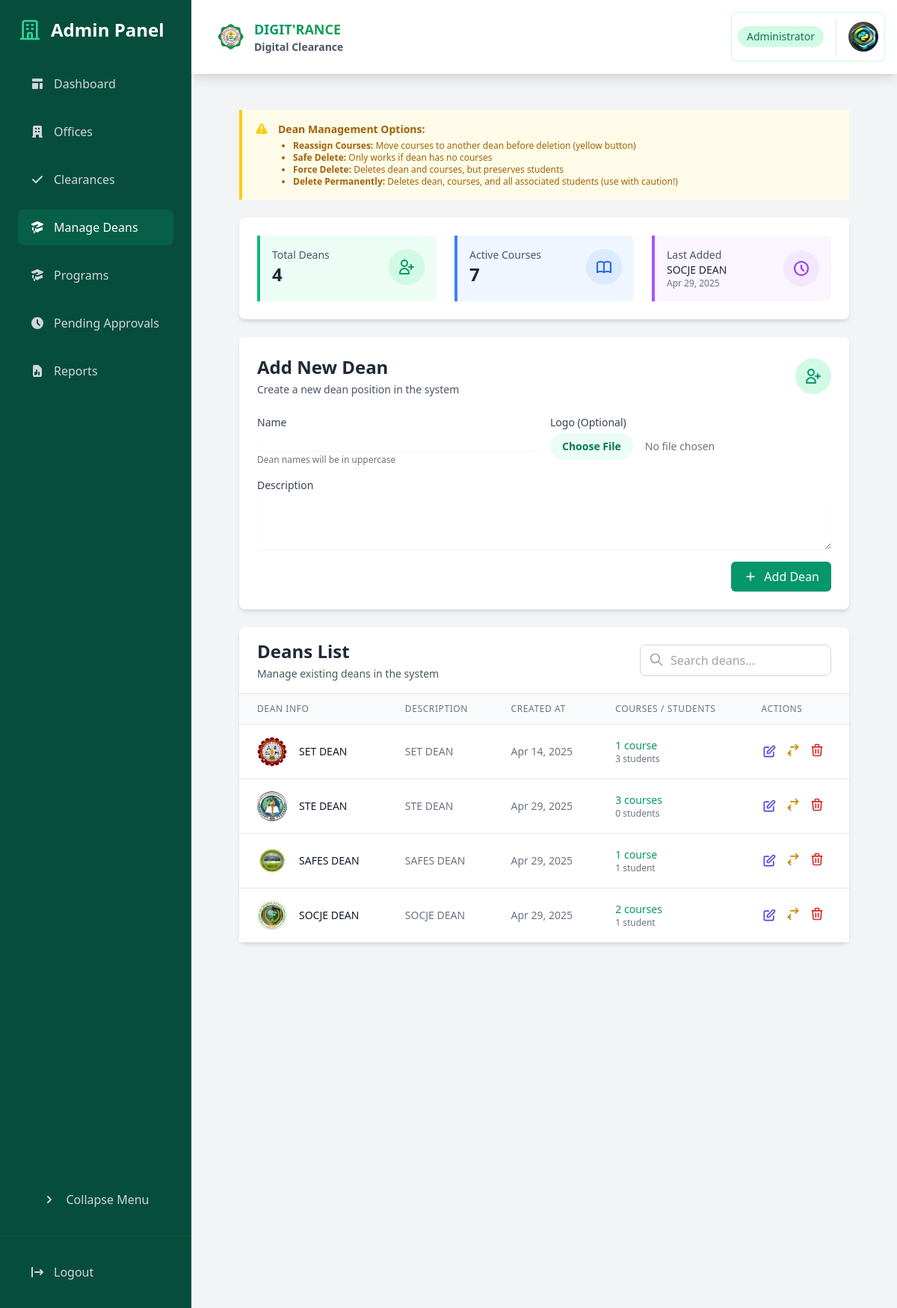
/dashboard/admin/deans/ (signed in), run on the app's committed database.
### core/models.py (models this page shows, shortened)
class Dean(models.Model):
    name = models.CharField(max_length=100, unique=True)
    logo = models.ImageField(upload_to='dean_logos/', blank=True, null=True)
    description = models.TextField(blank=True, null=True)
    created_at = models.DateTimeField(auto_now_add=True)

### core/views.py (the view, shortened to what this page needs)
# urls.py: path('dashboard/admin/deans/', views.admin_deans, name='admin_deans'),
@login_required
@user_passes_test(lambda u: u.is_superuser)
def admin_deans(request):
    deans = Dean.objects.all()
    total_courses = Course.objects.count()
    latest_dean = deans.order_by('-created_at').first() if deans.exists() else None
    for dean in deans:
        dean.course_count = dean.courses.count()
        dean.student_count = Student.objects.filter(course__dean=dean).count()
    return render(request, 'admin/deans.html', {
        'deans': deans,
        'total_courses': total_courses,
        'latest_dean': latest_dean
    })

### core/models.py (called while the page is built)
    def get_profile_picture_url(self):
        return self.profile_picture.url if self.profile_picture else static('img/default-profile.png')

### templates/admin/deans.html (shortened to what this page needs)
{% extends 'admin/base_admin.html' %}
{% block admin_content %}
<div class="space-y-6">
    <div class="bg-yellow-50 border-l-4 border-yellow-400 p-4 mb-4">
        <div class="flex">
            <div class="flex-shrink-0">
            </div>
            <div class="ml-3">
                <p class="text-sm text-yellow-700">
                    <strong>Dean Management Options:</strong>
                </p>
                <ul class="list-disc ml-5 text-xs text-yellow-700 mt-1">
                    <li><strong>Reassign Courses:</strong> Move courses to another dean before deletion (yellow button)</li>
                    <li><strong>Safe Delete:</strong> Only works if dean has no courses</li>
                    <li><strong>Force Delete:</strong> Deletes dean and courses, but preserves students</li>
                    <li><strong>Delete Permanently:</strong> Deletes dean, courses, and all associated students (use with caution!)</li>
                </ul>
            </div>
        </div>
    </div>
    <div class="bg-white rounded-lg shadow-md p-6">
        <div class="grid grid-cols-1 md:grid-cols-3 gap-6">
            <div class="border-l-4 border-emerald-500 bg-emerald-50 p-4 rounded-r-lg">
                <div class="flex items-center justify-between">
                    <div>
                        <p class="text-sm text-gray-600">Total Deans</p>
                        <h3 class="text-2xl font-bold text-gray-800">{{ deans.count }}</h3>
                    </div>
                    <div class="p-3 bg-emerald-100 rounded-full">
                        <svg class="w-6 h-6 text-emerald-600" fill="none" stroke="currentColor" viewBox="0 0 24 24">
                            <path stroke-linecap="round" stroke-linejoin="round" stroke-width="2" d="M18 9v3m0 0v3m0-3h3m-3 0h-3m-2-5a4 4 0 11-8 0 4 4 0 018 0zM3 20a6 6 0 0112 0v1H3v-1z" />
                        </svg>
                    </div>
                </div>
            </div>
            <div class="border-l-4 border-blue-500 bg-blue-50 p-4 rounded-r-lg">
                <div class="flex items-center justify-between">
                    <div>
                        <p class="text-sm text-gray-600">Active Courses</p>
                        <h3 class="text-2xl font-bold text-gray-800">{{ total_courses }}</h3>
                    </div>
                    <div class="p-3 bg-blue-100 rounded-full">
                    </div>
                </div>
            </div>
            <div class="border-l-4 border-purple-500 bg-purple-50 p-4 rounded-r-lg">
                <div class="flex items-center justify-between">
                    <div>
                        <p class="text-sm text-gray-600">Last Added</p>
                        <h3 class="text-sm font-medium text-gray-800">{{ latest_dean.name|default:"No deans yet" }}</h3>
                        {% if latest_dean %}
                        <p class="text-xs text-gray-500">{{ latest_dean.created_at|date:"M d, Y" }}</p>
                        {% endif %}
                    </div>
                    <div class="p-3 bg-purple-100 rounded-full">
                        <svg class="w-6 h-6 text-purple-600" fill="none" stroke="currentColor" viewBox="0 0 24 24">
                            <path stroke-linecap="round" stroke-linejoin="round" stroke-width="2" d="M12 8v4l3 3m6-3a9 9 0 11-18 0 9 9 0 0118 0z" />
                        </svg>
                    </div>
                </div>
            </div>
        </div>
    </div>
    <div class="bg-white rounded-lg shadow-md p-6 transform hover:shadow-lg transition-all duration-300">
        <div class="flex items-center justify-between mb-6">
            <div>
                <h2 class="text-2xl font-bold text-gray-800">Add New Dean</h2>
                <p class="text-sm text-gray-600 mt-1">Create a new dean position in the system</p>
            </div>
            <div class="p-3 bg-emerald-100 rounded-full">
                <svg class="w-6 h-6 text-emerald-600" fill="none" stroke="currentColor" viewBox="0 0 24 24">
                    <path stroke-linecap="round" stroke-linejoin="round" stroke-width="2" d="M18 9v3m0 0v3m0-3h3m-3 0h-3m-2-5a4 4 0 11-8 0 4 4 0 018 0zM3 20a6 6 0 0112 0v1H3v-1z" />
                </svg>
            </div>
        </div>
        <form method="POST" enctype="multipart/form-data" class="space-y-4">
            <div class="grid grid-cols-1 md:grid-cols-2 gap-4">
                <div>
                    <label for="name" class="block text-sm font-medium text-gray-700">Name</label>
                    <input type="text" name="name" id="name" required oninput="this.value = this.value.toUpperCase()"
                        class="mt-1 block w-full rounded-md border-gray-300 shadow-sm focus:border-emerald-500 focus:ring-emerald-500 transition-colors">
                    <p class="text-xs text-gray-500 mt-1">Dean names will be in uppercase</p>
                </div>
                <div>
                    <label for="logo" class="block text-sm font-medium text-gray-700">Logo (Optional)</label>
                    <input type="file" name="logo" id="logo" accept="image/*"
                        class="mt-1 block w-full text-sm text-gray-500 file:mr-4 file:py-2 file:px-4 file:rounded-full file:border-0 file:text-sm file:font-semibold file:bg-emerald-50 file:text-emerald-700 hover:file:bg-emerald-100">
                </div>
                <div class="md:col-span-2">
                    <label for="description" class="block text-sm font-medium text-gray-700">Description</label>
                    <textarea name="description" id="description" rows="3"
                        class="mt-1 block w-full rounded-md border-gray-300 shadow-sm focus:border-emerald-500 focus:ring-emerald-500 transition-colors"></textarea>
                </div>
            </div>
            <div class="flex justify-end mt-6">
                <button type="submit"
                    class="inline-flex items-center px-4 py-2 bg-emerald-600 text-white rounded-md hover:bg-emerald-700 focus:outline-none focus:ring-2 focus:ring-offset-2 focus:ring-emerald-500 transition-colors">
                    <svg class="w-5 h-5 mr-2" fill="none" stroke="currentColor" viewBox="0 0 24 24">
                        <path stroke-linecap="round" stroke-linejoin="round" stroke-width="2" d="M12 6v6m0 0v6m0-6h6m-6 0H6" />
                    </svg>
                    Add Dean
                </button>
            </div>
        </form>
    </div>
    <div class="bg-white rounded-lg shadow-md">
        <div class="px-6 py-4 border-b border-gray-200">
            <div class="flex items-center justify-between">
                <div>
                    <h2 class="text-2xl font-bold text-gray-800">Deans List</h2>
                    <p class="text-sm text-gray-600 mt-1">Manage existing deans in the system</p>
                </div>
                <div class="relative">
                    <input type="text" id="searchDeans" placeholder="Search deans..."
                        class="w-64 pl-10 pr-4 py-2 border border-gray-300 rounded-lg focus:outline-none focus:ring-2 focus:ring-emerald-500">
                    <div class="absolute left-3 top-2.5 text-gray-400">
                        <svg class="w-5 h-5" fill="none" stroke="currentColor" viewBox="0 0 24 24">
                            <path stroke-linecap="round" stroke-linejoin="round" stroke-width="2" d="M21 21l-6-6m2-5a7 7 0 11-14 0 7 7 0 0114 0z" />
                        </svg>
                    </div>
                </div>
            </div>
        </div>
        <div class="overflow-x-auto">
            <table class="min-w-full divide-y divide-gray-200">
                <thead class="bg-gray-50">
                    <tr>
                        <th class="px-6 py-3 text-left text-xs font-medium text-gray-500 uppercase tracking-wider">Dean Info</th>
                        <th class="px-6 py-3 text-left text-xs font-medium text-gray-500 uppercase tracking-wider">Description</th>
                        <th class="px-6 py-3 text-left text-xs font-medium text-gray-500 uppercase tracking-wider">Created At</th>
                        <th class="px-6 py-3 text-left text-xs font-medium text-gray-500 uppercase tracking-wider">Courses / Students</th>
                        <th class="px-6 py-3 text-left text-xs font-medium text-gray-500 uppercase tracking-wider">Actions</th>
                    </tr>
                </thead>
                <tbody class="bg-white divide-y divide-gray-200">
                    {% for dean in deans %}
                    <tr class="hover:bg-gray-50 transition-colors">
                        <td class="px-6 py-4 whitespace-nowrap">
                            <div class="flex items-center">
                                {% if dean.logo %}
                                <img src="{{ dean.logo.url }}" alt="{{ dean.name }}" class="h-10 w-10 rounded-full object-cover">
                                {% else %}
                                <div class="flex-shrink-0 h-10 w-10 bg-emerald-100 rounded-full flex items-center justify-center">
                                    <span class="text-emerald-600 font-medium">{{ dean.name|slice:":2" }}</span>
                                </div>
                                {% endif %}
                                <div class="ml-4">
                                    <div class="text-sm font-medium text-gray-900">{{ dean.name|upper }}</div>
                                </div>
                            </div>
                        </td>
                        <td class="px-6 py-4">
                            <div class="text-sm text-gray-500">{{ dean.description|default:"-"|truncatechars:100 }}</div>
                        </td>
                        <td class="px-6 py-4 whitespace-nowrap text-sm text-gray-500">
                            {{ dean.created_at|date:"M d, Y" }}
                        </td>
                        <td class="px-6 py-4 whitespace-nowrap text-sm text-gray-500">
                            <div class="flex flex-col">
                                <span class="font-medium text-emerald-600">{{ dean.course_count }} course{{ dean.course_count|pluralize }}</span>
                                <span class="text-xs text-gray-500">{{ dean.student_count }} student{{ dean.student_count|pluralize }}</span>
                            </div>
                        </td>
                        <td class="px-6 py-4 whitespace-nowrap text-sm font-medium">
                            <div class="flex items-center space-x-3">
                                <button onclick="editDean('{{ dean.id }}')"
                                    class="text-indigo-600 hover:text-indigo-900 transition-colors" title="Edit Dean">
                                    <svg class="w-5 h-5" fill="none" stroke="currentColor" viewBox="0 0 24 24">
                                        <path stroke-linecap="round" stroke-linejoin="round" stroke-width="2" d="M11 5H6a2 2 0 00-2 2v11a2 2 0 002 2h11a2 2 0 002-2v-5m-1.414-9.414a2 2 0 112.828 2.828L11.828 15H9v-2.828l8.586-8.586z" />
                                    </svg>
                                </button>
                                {% if dean.course_count > 0 %}
                                <form method="POST" class="inline">
                                    <button type="submit"
                                            class="text-yellow-600 hover:text-yellow-900 transition-colors"
                                            title="Reassign Courses">
                                        <svg class="w-5 h-5" fill="none" stroke="currentColor" viewBox="0 0 24 24">
                                            <path stroke-linecap="round" stroke-linejoin="round" stroke-width="2" d="M8 7h12m0 0l-4-4m4 4l-4 4m-8 6H4m0 0l4 4m-4-4l4-4" />
                                        </svg>
                                    </button>
                                </form>
                                {% endif %}
                                <div class="relative" x-data="{ open: false }">
                                    <button @click="open = !open" type="button"
                                            class="text-red-600 hover:text-red-900 transition-colors"
                                            title="Delete Options">
                                        <svg class="w-5 h-5" fill="none" stroke="currentColor" viewBox="0 0 24 24">
                                            <path stroke-linecap="round" stroke-linejoin="round" stroke-width="2" d="M19 7l-.867 12.142A2 2 0 0116.138 21H7.862a2 2 0 01-1.995-1.858L5 7m5 4v6m4-6v6m1-10V4a1 1 0 00-1-1h-4a1 1 0 00-1 1v3M4 7h16" />
                                        </svg>
                                    </button>
                                </div>
                            </div>
                        </td>
                    </tr>
                    {% empty %}
                    <tr>
                        <td colspan="4" class="px-6 py-4 text-center text-gray-500">
                            No deans found in the system
                        </td>
                    </tr>
                    {% endfor %}
                </tbody>
            </table>
        </div>
    </div>
</div>
{% endblock %}

### data on the page
Dean: name "SOCJE DEAN", created_at "Apr 29, 2025", logo (picture), description "SOCJE DEAN", course_count "2", student_count "1"
Dean: logo (picture), name "SET DEAN", description "SET DEAN", created_at "Apr 14, 2025", course_count "1", student_count "3"
Dean: logo (picture), name "STE DEAN", description "STE DEAN", created_at "Apr 29, 2025", course_count "3", student_count "0"
Dean: logo (picture), name "SAFES DEAN", description "SAFES DEAN", created_at "Apr 29, 2025", course_count "1", student_count "1"

### other printed values
{{ deans.count }} "4"
{{ total_courses }} "7"
